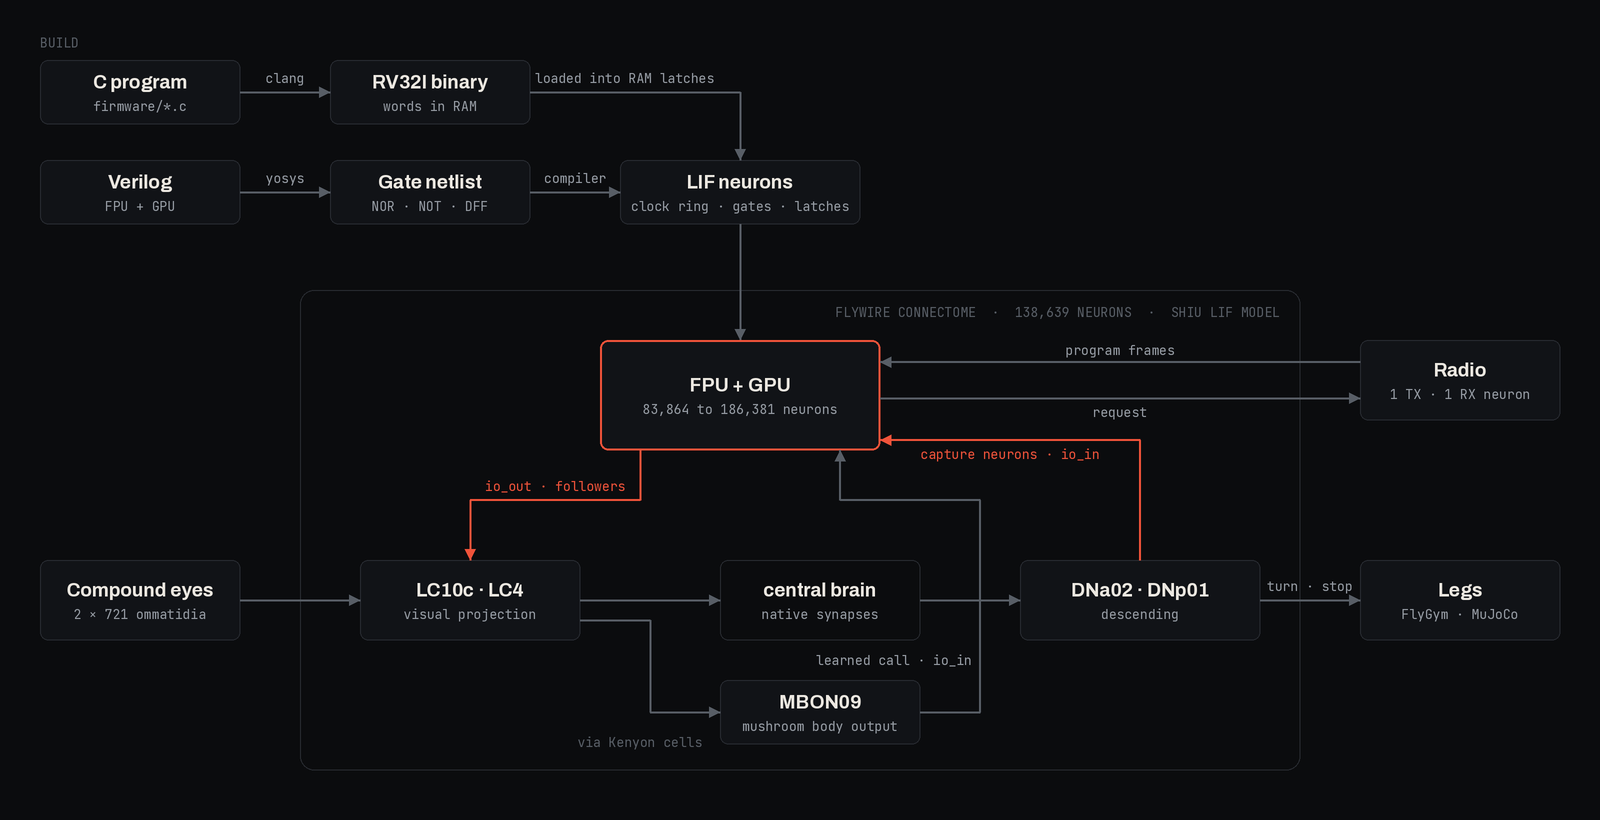

This chart was generated by the following Python code:
import sys
from pathlib import Path

from PIL import Image, ImageDraw, ImageFont

S = 2
WIDTH, HEIGHT = 1600, 820
GROUND = (11, 12, 14)
PANEL = (17, 19, 23)
LINE = (40, 43, 49)
FG = (236, 232, 225)
FG2 = (150, 156, 164)
FG3 = (88, 94, 102)
ACCENT = (240, 83, 58)

MONO, DISPLAY = sys.argv[1], sys.argv[2]


def font(path, size):
    return ImageFont.truetype(path, size * S)


def box(d, x, y, w, h, title, sub=None, hot=False, fill=PANEL):
    d.rounded_rectangle((x * S, y * S, (x + w) * S, (y + h) * S), radius=8 * S, fill=fill,
                        outline=ACCENT if hot else LINE, width=2 * S if hot else S)
    cy = y + h / 2 - (10 if sub else 0)
    d.text(((x + w / 2) * S, cy * S), title, font=font(DISPLAY, 19), fill=FG, anchor="mm")
    if sub:
        d.text(((x + w / 2) * S, (cy + 24) * S), sub, font=font(MONO, 13), fill=FG2, anchor="mm")
    return (x, y, w, h)


def arrow(d, pts, label=None, hot=False, at=0.5, offset=(0, -14), seg=0):
    col = ACCENT if hot else FG3
    pts = [(x * S, y * S) for x, y in pts]
    d.line(pts, fill=col, width=2 * S, joint="curve")
    (x0, y0), (x1, y1) = pts[-2], pts[-1]
    ux, uy = (x1 - x0), (y1 - y0)
    n = max((ux * ux + uy * uy) ** 0.5, 1)
    ux, uy = ux / n, uy / n
    a = 11 * S
    d.polygon([(x1, y1), (x1 - a * ux - a * 0.5 * uy, y1 - a * uy + a * 0.5 * ux),
               (x1 - a * ux + a * 0.5 * uy, y1 - a * uy - a * 0.5 * ux)], fill=col)
    if label:
        (sx, sy), (ex, ey) = pts[seg], pts[seg + 1]
        mx, my = sx + (ex - sx) * at, sy + (ey - sy) * at
        d.text((mx + offset[0] * S, my + offset[1] * S), label, font=font(MONO, 13), fill=FG2 if not hot else ACCENT,
               anchor="mm")


def main(out: Path):
    img = Image.new("RGB", (WIDTH * S, HEIGHT * S), GROUND)
    d = ImageDraw.Draw(img)
    kick = font(MONO, 13)

    d.text((40 * S, 34 * S), "BUILD", font=kick, fill=FG3)
    box(d, 40, 60, 200, 64, "C program", "firmware/*.c")
    box(d, 330, 60, 200, 64, "RV32I binary", "words in RAM")
    arrow(d, [(240, 92), (330, 92)], "clang")
    box(d, 40, 160, 200, 64, "Verilog", "FPU + GPU")
    box(d, 330, 160, 200, 64, "Gate netlist", "NOR · NOT · DFF")
    box(d, 620, 160, 240, 64, "LIF neurons", "clock ring · gates · latches")
    arrow(d, [(240, 192), (330, 192)], "yosys")
    arrow(d, [(530, 192), (620, 192)], "compiler")
    arrow(d, [(530, 92), (740, 92), (740, 160)], "loaded into RAM latches", at=0.45)

    d.rounded_rectangle((300 * S, 290 * S, 1300 * S, 770 * S), radius=14 * S, outline=LINE, width=S)
    d.text((1280 * S, 312 * S), "FLYWIRE CONNECTOME  ·  138,639 NEURONS  ·  SHIU LIF MODEL", font=kick, fill=FG3, anchor="rm")
    arrow(d, [(740, 224), (740, 340)])

    box(d, 600, 340, 280, 110, "FPU + GPU", "83,864 to 186,381 neurons", hot=True)
    box(d, 360, 560, 220, 80, "LC10c · LC4", "visual projection")
    box(d, 1020, 560, 240, 80, "DNa02 · DNp01", "descending")
    box(d, 720, 560, 200, 80, "central brain", "native synapses", fill=GROUND)
    box(d, 720, 680, 200, 64, "MBON09", "mushroom body output")

    arrow(d, [(640, 450), (640, 500), (470, 500), (470, 560)], "io_out · followers", hot=True, at=0.5, offset=(0, -14), seg=1)
    arrow(d, [(580, 600), (720, 600)])
    arrow(d, [(920, 600), (1020, 600)])
    arrow(d, [(1140, 560), (1140, 440), (880, 440)], "capture neurons · io_in", hot=True, at=0.5, offset=(0, 14), seg=1)
    arrow(d, [(920, 712), (980, 712), (980, 500), (840, 500), (840, 450)])
    d.text((972 * S, 660 * S), "learned call · io_in", font=kick, fill=FG2, anchor="rm")
    arrow(d, [(580, 620), (650, 620), (650, 712), (720, 712)])
    d.text((640 * S, 742 * S), "via Kenyon cells", font=kick, fill=FG3, anchor="mm")


    box(d, 40, 560, 200, 80, "Compound eyes", "2 × 721 ommatidia")
    arrow(d, [(240, 600), (360, 600)])
    box(d, 1360, 560, 200, 80, "Legs", "FlyGym · MuJoCo")
    arrow(d, [(1260, 600), (1360, 600)], "turn · stop", offset=(0, -14))

    box(d, 1360, 340, 200, 80, "Radio", "1 TX · 1 RX neuron")
    arrow(d, [(1360, 362), (880, 362)], "program frames", at=0.5, offset=(0, -12))
    arrow(d, [(880, 398), (1360, 398)], "request", at=0.5, offset=(0, 14))

    img.resize((WIDTH, HEIGHT), Image.LANCZOS).save(out)


if __name__ == "__main__":
    main(Path(__file__).with_name("diagram.png"))
